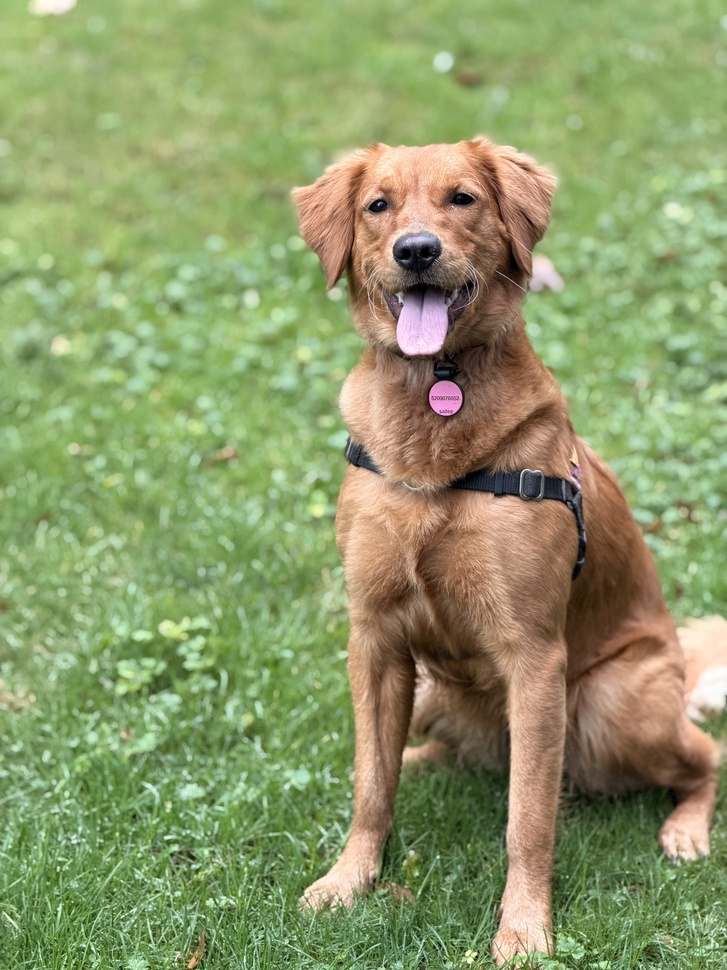
#> input picture .agents/skills/last30days/assets/dog-original.jpeg, 727 x 970 px, shrunk from 4284 x 5712 before the run
$ python registration_marks.py -i ../../.agents/skills/last30days/assets/dog-original.jpeg -o out.png
#> lines starting #> are read from the running program, lines starting #| are printed output that depends on the picture; after the words box and inside, x2 and y2 are one past the last pixel; in counts of white or black regions, pixels touching at a corner belong together
"""
Registration Marks Generator
============================

Adds registration marks to images for screen printing.

This file provides a flexible generator and CLI.
"""

import cv2
import numpy as np
from PIL import Image, ImageDraw, ImageFont
from pathlib import Path
from typing import List, Tuple, Optional, Literal
from dataclasses import dataclass, field


@dataclass
class MarkStyle:
    color: Tuple[int, int, int] = (0, 0, 0)
    background_color: Tuple[int, int, int] = (255, 255, 255)
    line_thickness: int = 2
    mark_size: int = 60
    margin: int = 40
    show_circle: bool = True
    show_cross: bool = True
    show_corner_marks: bool = True
    show_crop_marks: bool = True
    show_color_label: bool = True
    show_color_bar: bool = False
    font_size: int = 24


@dataclass
class MarkPosition:
    x: int
    y: int
    label: str = ""


@dataclass
class RegistrationConfig:
    add_border: bool = True
    border_size: int = 120
    mark_type: Literal['full', 'corner', 'side', 'minimal'] = 'full'
    style: MarkStyle = field(default_factory=MarkStyle)
    show_film_info: bool = True
    show_screen_angle: bool = False
    dpi: int = 300

    # [37 lines left out: functions professional, minimal, not called in this run]


class RegistrationMarksGenerator:
    def __init__(self, dpi: int = 300):
        self.dpi = dpi

    def add_marks(
        self,
        image: np.ndarray,
        color_name: str = "Color",
        color_index: int = 1,
        total_colors: int = 4,
        color_rgb: Tuple[int, int, int] = (0, 0, 0),
        config: Optional[RegistrationConfig] = None,
    ) -> np.ndarray:
        if config is None:
            config = RegistrationConfig()

        if len(image.shape) == 2:
            canvas = cv2.cvtColor(image, cv2.COLOR_GRAY2BGR)
        else:
            canvas = image.copy()

        if config.add_border:
            canvas = self._add_border(canvas, config.border_size)

        h, w = canvas.shape[:2]
        style = config.style

        positions = self._get_mark_positions(w, h, config)
        for pos in positions:
            self._draw_registration_mark(canvas, pos.x, pos.y, style)

        if style.show_corner_marks:
            self._draw_corner_marks(canvas, config)

        if style.show_crop_marks:
            self._draw_crop_marks(canvas, config)

        if style.show_color_label:
            self._draw_color_label(canvas, color_name, color_index, total_colors, color_rgb, config)

        if style.show_color_bar:
            self._draw_color_bar(canvas, color_rgb, config)

        return canvas

    def _add_border(self, image: np.ndarray, border_size: int) -> np.ndarray:
        return cv2.copyMakeBorder(
            image,
            border_size,
            border_size,
            border_size,
            border_size,
            cv2.BORDER_CONSTANT,
            value=(255, 255, 255)
        )

    def _get_mark_positions(self, w: int, h: int, config: RegistrationConfig) -> List[MarkPosition]:
        margin = config.style.margin
        cx = w // 2
        cy = h // 2
        if config.mark_type == 'full':
            return [
                MarkPosition(cx, margin, "TC"),
                MarkPosition(cx, h - margin, "BC"),
                MarkPosition(margin, cy, "LC"),
                MarkPosition(w - margin, cy, "RC"),
                MarkPosition(cx // 2, margin + 10, "TL"),
                MarkPosition(cx + cx // 2, margin + 10, "TR"),
            ]
        elif config.mark_type == 'corner':
            return [
                MarkPosition(margin, margin, "TL"),
                MarkPosition(w - margin, margin, "TR"),
                MarkPosition(margin, h - margin, "BL"),
                MarkPosition(w - margin, h - margin, "BR"),
            ]
        elif config.mark_type == 'side':
            return [
                MarkPosition(cx, margin, "T"),
                MarkPosition(cx, h - margin, "B"),
                MarkPosition(margin, cy, "L"),
                MarkPosition(w - margin, cy, "R"),
            ]
        elif config.mark_type == 'minimal':
            return [
                MarkPosition(cx, margin, "T"),
                MarkPosition(cx, h - margin, "B"),
            ]
        return []

    def _draw_registration_mark(self, canvas: np.ndarray, cx: int, cy: int, style: MarkStyle):
        size = style.mark_size // 2
        thickness = style.line_thickness
        color = style.color
        bg = style.background_color

        if style.show_circle:
            cv2.circle(canvas, (cx, cy), size + 5, bg, -1, lineType=cv2.LINE_AA)
        if style.show_circle:
            cv2.circle(canvas, (cx, cy), size, color, thickness, lineType=cv2.LINE_AA)
        cv2.circle(canvas, (cx, cy), 4, color, -1, lineType=cv2.LINE_AA)

        if style.show_cross:
            gap = 8
            cv2.line(canvas, (cx - size - 15, cy), (cx - gap, cy), color, thickness, lineType=cv2.LINE_AA)
            cv2.line(canvas, (cx + gap, cy), (cx + size + 15, cy), color, thickness, lineType=cv2.LINE_AA)
            cv2.line(canvas, (cx, cy - size - 15), (cx, cy - gap), color, thickness, lineType=cv2.LINE_AA)
            cv2.line(canvas, (cx, cy + gap), (cx, cy + size + 15), color, thickness, lineType=cv2.LINE_AA)

    def _draw_corner_marks(self, canvas: np.ndarray, config: RegistrationConfig):
        h, w = canvas.shape[:2]
        b = config.border_size
        style = config.style
        color = style.color
        thickness = style.line_thickness
        length = 40
        corners = [
            {'h_start': (b - length, b), 'h_end': (b + length, b), 'v_start': (b, b - length), 'v_end': (b, b + length)},
            {'h_start': (w - b - length, b), 'h_end': (w - b + length, b), 'v_start': (w - b, b - length), 'v_end': (w - b, b + length)},
            {'h_start': (b - length, h - b), 'h_end': (b + length, h - b), 'v_start': (b, h - b - length), 'v_end': (b, h - b + length)},
            {'h_start': (w - b - length, h - b), 'h_end': (w - b + length, h - b), 'v_start': (w - b, h - b - length), 'v_end': (w - b, h - b + length)},
        ]
        for corner in corners:
            cv2.line(canvas, corner['h_start'], corner['h_end'], color, thickness, lineType=cv2.LINE_AA)
            cv2.line(canvas, corner['v_start'], corner['v_end'], color, thickness, lineType=cv2.LINE_AA)

    def _draw_crop_marks(self, canvas: np.ndarray, config: RegistrationConfig):
        h, w = canvas.shape[:2]
        b = config.border_size
        style = config.style
        color = style.color
        thickness = 1
        gap = 10
        length = 25
        cv2.line(canvas, (b - gap - length, b), (b - gap, b), color, thickness, lineType=cv2.LINE_AA)
        cv2.line(canvas, (b, b - gap - length), (b, b - gap), color, thickness, lineType=cv2.LINE_AA)
        cv2.line(canvas, (w - b + gap, b), (w - b + gap + length, b), color, thickness, lineType=cv2.LINE_AA)
        cv2.line(canvas, (w - b, b - gap - length), (w - b, b - gap), color, thickness, lineType=cv2.LINE_AA)
        cv2.line(canvas, (b - gap - length, h - b), (b - gap, h - b), color, thickness, lineType=cv2.LINE_AA)
        cv2.line(canvas, (b, h - b + gap), (b, h - b + gap + length), color, thickness, lineType=cv2.LINE_AA)
        cv2.line(canvas, (w - b + gap, h - b), (w - b + gap + length, h - b), color, thickness, lineType=cv2.LINE_AA)
        cv2.line(canvas, (w - b, h - b + gap), (w - b, h - b + gap + length), color, thickness, lineType=cv2.LINE_AA)

    def _draw_color_label(self, canvas: np.ndarray, color_name: str, color_index: int, total_colors: int, color_rgb: Tuple[int, int, int], config: RegistrationConfig):
        h, w = canvas.shape[:2]
        b = config.border_size
        pil_img = Image.fromarray(cv2.cvtColor(canvas, cv2.COLOR_BGR2RGB))
        draw = ImageDraw.Draw(pil_img)
        try:
            font_large = ImageFont.truetype("/usr/share/fonts/truetype/dejavu/DejaVuSans-Bold.ttf", 22)
            font_small = ImageFont.truetype("/usr/share/fonts/truetype/dejavu/DejaVuSans.ttf", 16)
        except:
            font_large = ImageFont.load_default()
            font_small = ImageFont.load_default()
        x = b
        y = h - b + 10
        swatch_size = 25
        swatch_color = (color_rgb[0], color_rgb[1], color_rgb[2])
        draw.rectangle([x, y, x + swatch_size, y + swatch_size], fill=(255, 255, 255))
        draw.rectangle([x + 2, y + 2, x + swatch_size - 2, y + swatch_size - 2], fill=swatch_color)
        draw.rectangle([x, y, x + swatch_size, y + swatch_size], outline=(0, 0, 0), width=1)
        text_x = x + swatch_size + 10
        text_main = f"Film {color_index}/{total_colors}  |  {color_name.upper()}"
        draw.text((text_x, y + 2), text_main, fill=(0, 0, 0), font=font_large)
        text_info = f"DPI: {config.dpi}  |  Registration Mark"
        draw.text((text_x, y + 28), text_info, fill=(100, 100, 100), font=font_small)
        canvas[:] = cv2.cvtColor(np.array(pil_img), cv2.COLOR_RGB2BGR)

    # [16 lines left out: function _draw_color_bar, not called in this run]


def add_registration_marks(image_path: str, output_path: str, color_name: str = "Color", color_index: int = 1, total_colors: int = 1, color_rgb: Tuple[int, int, int] = (0, 0, 0), mark_type: str = 'full', dpi: int = 300, border_size: int = 120) -> str:
#> called with output_path = 'out.png', color_name = 'Color', color_index = 1, total_colors = 1, color_rgb = (0, 0, 0), mark_type = 'full', dpi = 300, border_size = 120
    image = cv2.imread(image_path)
#> image is the input picture: shape (970, 727, 3); mean B, G, R 105.4, 153.7, 141.6
    if image is None:
        raise FileNotFoundError(f"Cannot load image: {image_path}")
    config = RegistrationConfig(add_border=True, border_size=border_size, mark_type=mark_type, dpi=dpi, style=MarkStyle(mark_size=60, show_circle=True, show_cross=True, show_corner_marks=True, show_crop_marks=True, show_color_label=True, show_color_bar=(total_colors > 1)))
    generator = RegistrationMarksGenerator(dpi=dpi)
    result = generator.add_marks(image=image, color_name=color_name, color_index=color_index, total_colors=total_colors, color_rgb=color_rgb, config=config)
#> in _add_border, `return cv2.copyMakeBorder( image, border_size, border_size, border_siz..`:
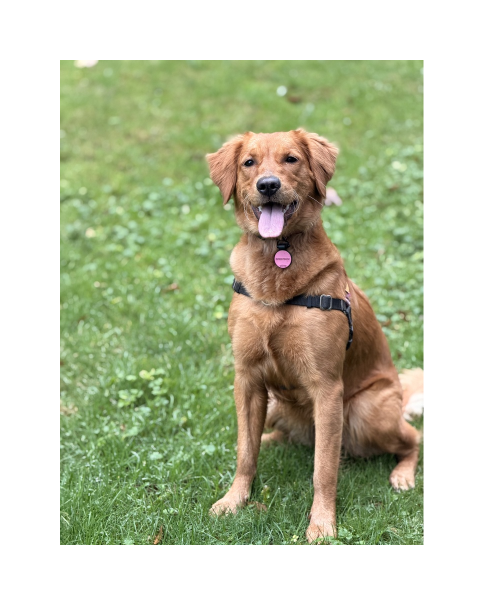
#> returned value: shape (1210, 967, 3) (shown at 1/2 size); mean of channels 0, 1, 2 164.8, 193.9, 186.7; drawn as B, G, R
#> after the loop in add_marks, `for pos in positions:`:
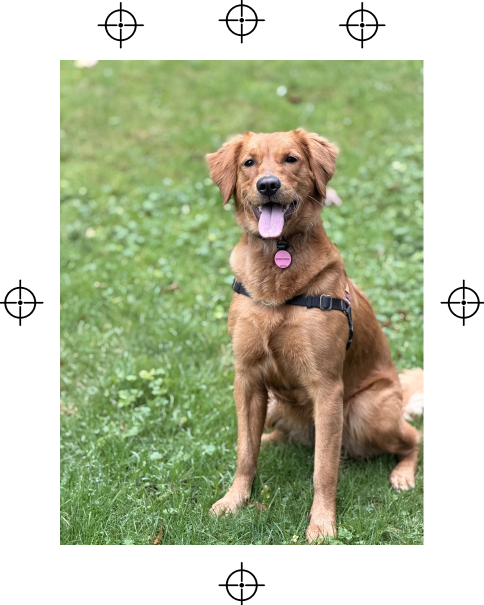
#> canvas: shape (1210, 967, 3) (shown at 1/2 size); 0.89% of pixels changed, all inside (x1, y1, x2, y2) = (0, 0, 967, 1210)
#> after the loop in _draw_corner_marks, `for corner in corners:`:
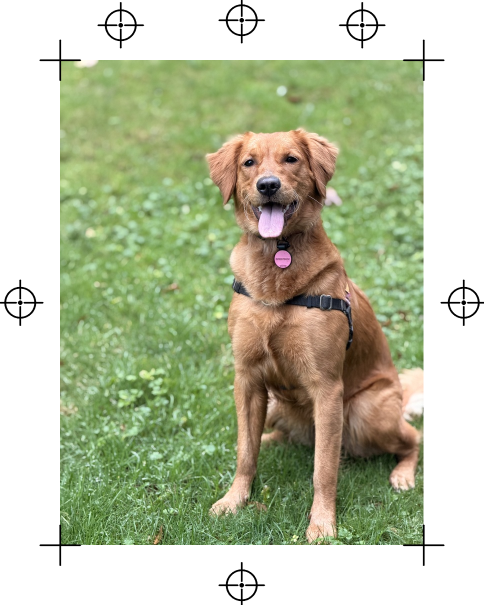
#> canvas: shape (1210, 967, 3) (shown at 1/2 size); 0.28% of pixels changed, all inside (x1, y1, x2, y2) = (78, 79, 890, 1133)
#> in _draw_color_label, `canvas[:] = cv2.cvtColor(np.array(pil_img), cv2.COLOR_RGB2BGR)`:
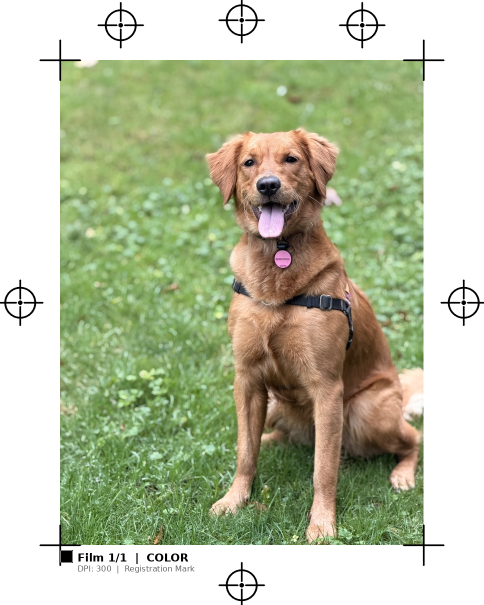
#> canvas: shape (1210, 967, 3) (shown at 1/2 size); 0.29% of pixels changed, all inside (x1, y1, x2, y2) = (121, 1100, 390, 1147)
    pil_result = Image.fromarray(cv2.cvtColor(result, cv2.COLOR_BGR2RGB))
    pil_result.save(output_path, dpi=(dpi, dpi))
    print(f"✅ Registration marks added: {output_path}")
    return output_path


# [20 lines left out: function add_marks_to_all_films, not called in this run]


if __name__ == '__main__':
    import argparse
    import sys
    parser = argparse.ArgumentParser(description='Add Registration Marks to images for Screen Printing')
    parser.add_argument('--input', '-i', required=True, help='Input image path')
    parser.add_argument('--output', '-o', required=True, help='Output image path')
    parser.add_argument('--color-name', default='Color', help='Color name (e.g. Black, Cyan)')
    parser.add_argument('--color-index', type=int, default=1, help='Color index (1-based)')
    parser.add_argument('--total-colors', type=int, default=1, help='Total number of colors')
    parser.add_argument('--color-rgb', nargs=3, type=int, default=[0, 0, 0], metavar=('R', 'G', 'B'), help='Color RGB values')
    parser.add_argument('--mark-type', choices=['full', 'corner', 'side', 'minimal'], default='full', help='Type of registration marks')
    parser.add_argument('--dpi', type=int, default=300, help='Image DPI (default: 300)')
    parser.add_argument('--border', type=int, default=120, help='Border size in pixels (default: 120)')
    parser.add_argument('--professional', action='store_true', help='Use professional print shop settings')
    args = parser.parse_args()
    try:
        config = RegistrationConfig.professional() if args.professional else None
        add_registration_marks(image_path=args.input, output_path=args.output, color_name=args.color_name, color_index=args.color_index, total_colors=args.total_colors, color_rgb=tuple(args.color_rgb), mark_type=args.mark_type, dpi=args.dpi, border_size=args.border)
        sys.exit(0)
#> (the program exits here)

$ run again, on .agents/skills/last30days/assets/dog-as-human.png
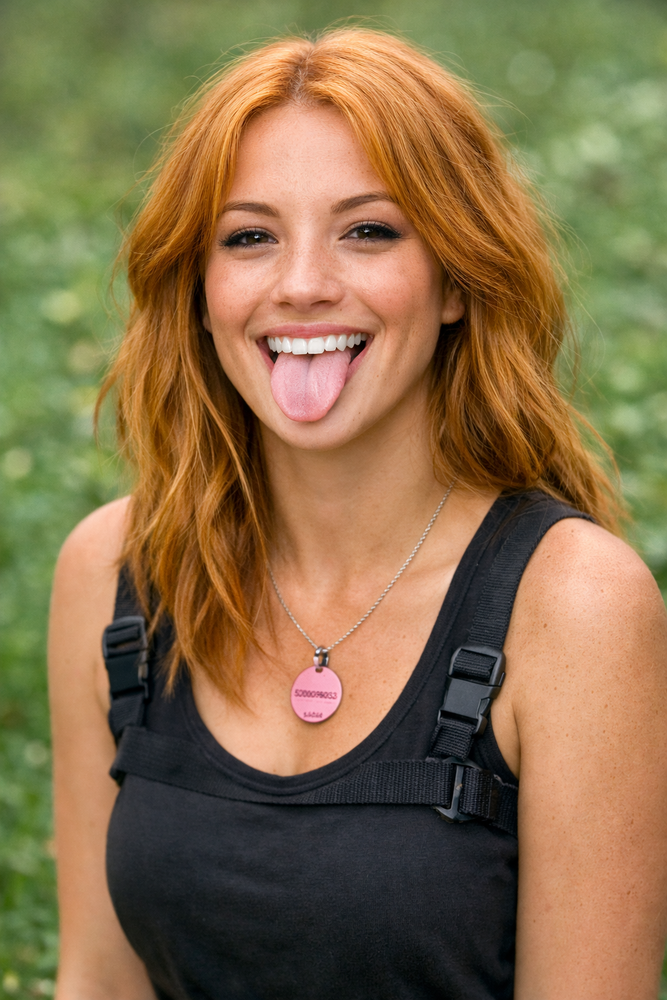
#> input picture .agents/skills/last30days/assets/dog-as-human.png, 667 x 1000 px, shrunk from 1024 x 1536 before the run
#> in add_registration_marks, image is the input picture: shape (1000, 667, 3); mean B, G, R 74.9, 111.4, 135.4
#> after the loop in _draw_corner_marks, `for corner in corners:`:
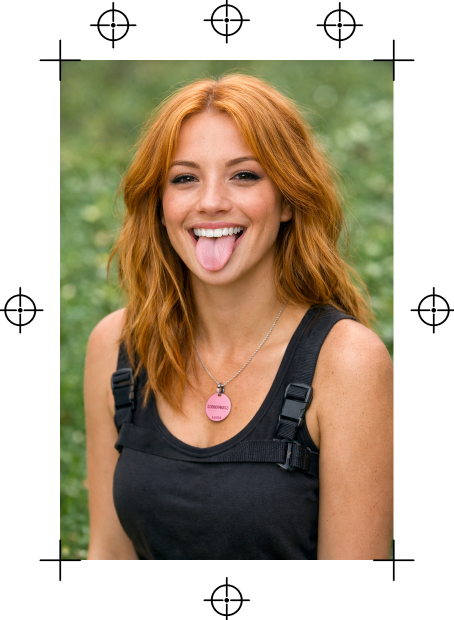
#> canvas: shape (1240, 907, 3) (shown at 1/2 size); mean B, G, R 146.1, 167.8, 182
#> in _draw_color_label, `canvas[:] = cv2.cvtColor(np.array(pil_img), cv2.COLOR_RGB2BGR)`:
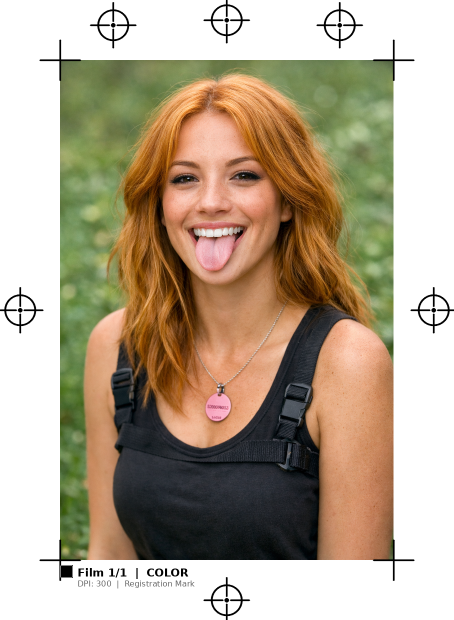
#> canvas: shape (1240, 907, 3) (shown at 1/2 size); 0.3% of pixels changed, all inside (x1, y1, x2, y2) = (121, 1130, 390, 1177)
